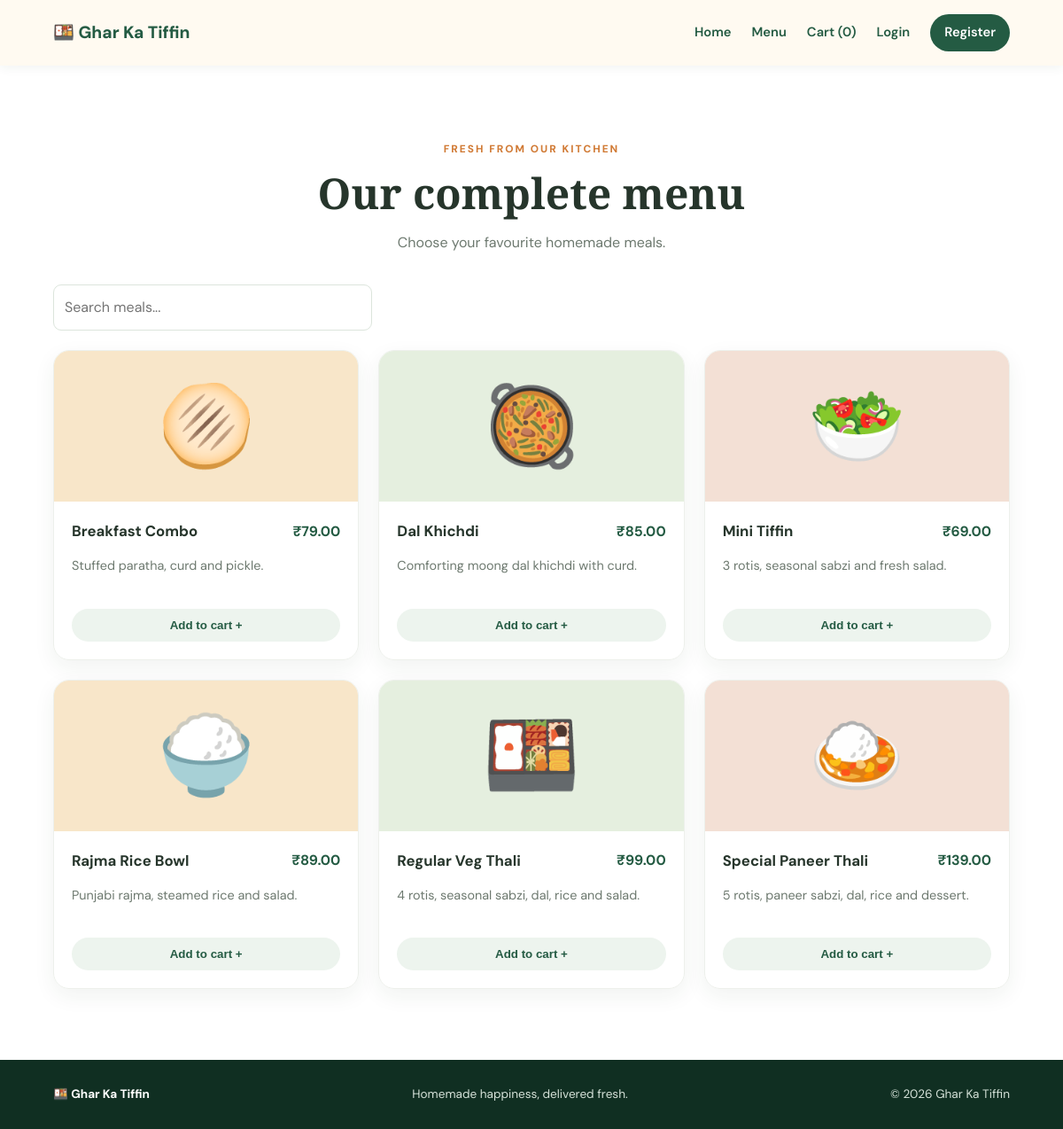
Page /menu.php on the committed database.
### tables this page shows
CREATE TABLE IF NOT EXISTS meals (
  id INT AUTO_INCREMENT PRIMARY KEY,
  name VARCHAR(120) NOT NULL,
  description TEXT,
  price DECIMAL(10,2) NOT NULL,
  category VARCHAR(60) NOT NULL DEFAULT 'Lunch',
  emoji VARCHAR(20) NOT NULL DEFAULT '🍱',
  is_available TINYINT(1) NOT NULL DEFAULT 1,
  created_at TIMESTAMP DEFAULT CURRENT_TIMESTAMP
);

### functions.php (called while the page is built, shortened)
<?php
function e($value) {
    return htmlspecialchars((string)$value, ENT_QUOTES, 'UTF-8');
}
function is_logged_in() {
    return !empty($_SESSION['user_id']);
}
function cart_count() {
    return array_sum($_SESSION['cart'] ?? []);
}

### menu.php (the view, shortened to what this page needs)
<?php
require 'config/database.php';
require 'includes/functions.php';
$assetPrefix = '';
$meals = $pdo->query("SELECT * FROM meals WHERE is_available = 1 ORDER BY category, name")->fetchAll();
require 'includes/header.php';
?>
<section class="section container">
  <div class="section-heading"><span class="eyebrow">FRESH FROM OUR KITCHEN</span><h2>Our complete menu</h2><p>Choose your favourite homemade meals.</p></div>
  <div class="filters"><input type="search" id="menuSearch" placeholder="Search meals..." aria-label="Search meals"></div>
  <div class="menu-grid" id="menuGrid">
    <?php foreach ($meals as $meal): ?>
      <article class="meal-card searchable-meal" data-search="<?= e(strtolower($meal['name'].' '.$meal['description'].' '.$meal['category'])) ?>">
        <div class="meal-image"><?= e($meal['emoji']) ?></div>
        <div class="meal-info">
          <div class="meal-title"><h3><?= e($meal['name']) ?></h3><strong>₹<?= number_format($meal['price'], 2) ?></strong></div>
          <p><?= e($meal['description']) ?></p>
          <form method="post" action="cart.php">
            <button class="add-button" type="submit" name="add_to_cart">Add to cart +</button>
          </form>
        </div>
      </article>
    <?php endforeach; ?>
  </div>
</section>
<?php require 'includes/footer.php'; ?>

### header.php (shortened to what this page needs)
<?php require_once __DIR__ . '/functions.php'; ?>
<!DOCTYPE html>
<html lang="en">
<head>
  <link rel="stylesheet" href="<?= e($assetPrefix ?? '') ?>assets/css/style.css">
</head>
<body>
<header class="site-header">
  <nav class="nav container">
    <a class="logo" href="<?= e($assetPrefix ?? '') ?>index.php">🍱 Ghar Ka Tiffin</a>
    <div class="nav-links" id="navLinks">
      <a href="<?= e($assetPrefix ?? '') ?>index.php">Home</a>
      <a href="<?= e($assetPrefix ?? '') ?>menu.php">Menu</a>
      <a href="<?= e($assetPrefix ?? '') ?>cart.php">Cart (<?= cart_count() ?>)</a>
      <?php if (is_logged_in()): ?>
        <a href="<?= e($assetPrefix ?? '') ?>orders.php">My Orders</a>
        <?php if (is_admin()): ?><a href="<?= e($assetPrefix ?? '') ?>admin/dashboard.php">Admin</a><?php endif; ?>
        <a class="nav-order" href="<?= e($assetPrefix ?? '') ?>logout.php">Logout</a>
      <?php else: ?>
        <a href="<?= e($assetPrefix ?? '') ?>login.php">Login</a>
        <a class="nav-order" href="<?= e($assetPrefix ?? '') ?>register.php">Register</a>
      <?php endif; ?>
    </div>
  </nav>
</header>
<main>

### footer.php
</main>
<footer class="footer">
  <div class="container footer-inner">
    <strong>🍱 Ghar Ka Tiffin</strong>
    <span>Homemade happiness, delivered fresh.</span>
    <span>© <?= date('Y') ?> Ghar Ka Tiffin</span>
  </div>
</footer>
</body>
</html>

### style.css (style rules this page uses)
:root { --green:#245b43;--dark:#173f2e;--orange:#d17b36;--cream:#fffaf1;--ink:#26352b;--muted:#6d796f }
* { box-sizing:border-box }
html { scroll-behavior:smooth }
body { margin:0;font-family:'DM Sans',sans-serif;color:var(--ink);line-height:1.6 }
a { color:var(--green) }
.container { width:min(1120px,90%);margin:auto }
.site-header { background:var(--cream);position:sticky;top:0;z-index:5;box-shadow:0 2px 12px #183b2510 }
.nav { height:74px;display:flex;align-items:center;justify-content:space-between }
.logo { font-weight:800;font-size:1.2rem;color:var(--green);text-decoration:none }
.nav-links { display:flex;align-items:center;gap:23px }
.nav-links a { text-decoration:none;font-size:.92rem;font-weight:600 }
.nav-order { background:var(--green);color:white!important;padding:9px 16px;border-radius:25px }
.eyebrow { font-size:.74rem;letter-spacing:2px;font-weight:800;color:var(--orange) }
h1,h2 { font-family:'Playfair Display',serif;line-height:1.15 }
.section { padding:80px 0 }
.section-heading { text-align:center;margin-bottom:35px }
.section-heading h2,.about-section h2,.contact-inner h2,.page-heading { font-size:clamp(2rem,4vw,3rem);margin:10px 0 }
.section-heading p,.about-section p { color:var(--muted) }
.menu-grid { display:grid;grid-template-columns:repeat(3,1fr);gap:22px }
.meal-card { border:1px solid #edf0eb;border-radius:18px;overflow:hidden;box-shadow:0 8px 25px #193d2510 }
.meal-image { height:170px;background:#f8e6c9;display:grid;place-items:center;font-size:5.5rem }
.meal-card:nth-child(3n+2) .meal-image { background:#e5efdf }
.meal-card:nth-child(3n) .meal-image { background:#f3e0d5 }
.meal-info { padding:20px }
.meal-title { display:flex;justify-content:space-between;align-items:center;gap:10px }
.meal-title h3 { font-size:1.05rem;margin:0 }
.meal-title strong { color:var(--green) }
.meal-info p { color:var(--muted);font-size:.9rem;min-height:45px }
.add-button { width:100%;border:0;background:#edf4ee;color:var(--green);border-radius:25px;padding:11px;font-weight:700;cursor:pointer }
.footer { background:#102f22;color:#d5e2d9;padding:28px 0 }
.footer-inner { display:flex;justify-content:space-between;align-items:center;gap:15px;flex-wrap:wrap;font-size:.85rem }
.footer strong { color:white }
.form-card input,.form-card textarea,.filters input,.qty-input,.status-form select { width:100%;padding:12px;border:1px solid #dce5dc;border-radius:9px;font:inherit }
.filters { margin-bottom:22px }
.filters input { max-width:360px }

### rows in the picture
meals: emoji "🫓", name "Breakfast Combo", price "79.00", description "Stuffed paratha, curd and pickle."
meals: emoji "🥘", name "Dal Khichdi", price "85.00", description "Comforting moong dal khichdi with curd."
meals: emoji "🥗", name "Mini Tiffin", price "69.00", description "3 rotis, seasonal sabzi and fresh salad."
meals: emoji "🍚", name "Rajma Rice Bowl", price "89.00", description "Punjabi rajma, steamed rice and salad."
meals: emoji "🍱", name "Regular Veg Thali", price "99.00", description "4 rotis, seasonal sabzi, dal, rice and salad."
meals: emoji "🍛", name "Special Paneer Thali", price "139.00", description "5 rotis, paneer sabzi, dal, rice and dessert."

### other values in the picture
cart_count() "0"
